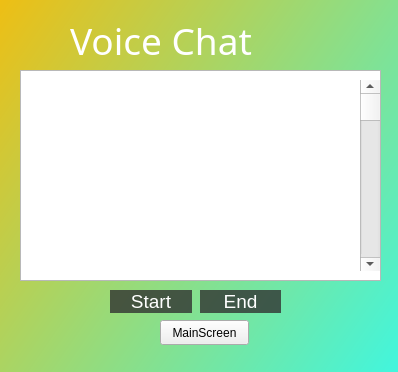
<?xml version="1.0" encoding="UTF-8"?>
<ui version="4.0">
 <class>guigui</class>
 <widget class="QWidget" name="guigui">
  <property name="geometry">
   <rect>
    <x>0</x>
    <y>0</y>
    <width>398</width>
    <height>372</height>
   </rect>
  </property>
  <property name="windowTitle">
   <string>ChatBot</string>
  </property>
  <widget class="QLabel" name="grad">
   <property name="geometry">
    <rect>
     <x>-10</x>
     <y>-80</y>
     <width>431</width>
     <height>601</height>
    </rect>
   </property>
   <property name="styleSheet">
    <string notr="true">background-color: qlineargradient(spread:pad, x1:0, y1:0, x2:1, y2:0.959909, stop:0 rgba(255, 185, 0, 255), stop:1 rgba(37, 255, 255, 255));</string>
   </property>
   <property name="text">
    <string/>
   </property>
  </widget>
  <widget class="QLabel" name="label">
   <property name="geometry">
    <rect>
     <x>70</x>
     <y>10</y>
     <width>271</width>
     <height>61</height>
    </rect>
   </property>
   <property name="font">
    <font>
     <family>Century Gothic</family>
     <pointsize>28</pointsize>
    </font>
   </property>
   <property name="styleSheet">
    <string notr="true">color: rgb(255, 255, 255);</string>
   </property>
   <property name="text">
    <string>Voice Chat</string>
   </property>
  </widget>
  <widget class="QPushButton" name="end">
   <property name="geometry">
    <rect>
     <x>200</x>
     <y>290</y>
     <width>81</width>
     <height>23</height>
    </rect>
   </property>
   <property name="sizePolicy">
    <sizepolicy hsizetype="Minimum" vsizetype="Fixed">
     <horstretch>0</horstretch>
     <verstretch>0</verstretch>
    </sizepolicy>
   </property>
   <property name="font">
    <font>
     <family>Arial</family>
     <pointsize>14</pointsize>
     <weight>50</weight>
     <italic>false</italic>
     <bold>false</bold>
    </font>
   </property>
   <property name="styleSheet">
    <string notr="true">color: rgb(255, 255, 255);
background-color: rgba(47, 47, 47,200);
border: none;
border-radius:25px;
font: 14pt &quot;Arial&quot;;</string>
   </property>
   <property name="text">
    <string>End</string>
   </property>
  </widget>
  <widget class="QPushButton" name="start">
   <property name="geometry">
    <rect>
     <x>110</x>
     <y>290</y>
     <width>82</width>
     <height>23</height>
    </rect>
   </property>
   <property name="sizePolicy">
    <sizepolicy hsizetype="Minimum" vsizetype="Fixed">
     <horstretch>0</horstretch>
     <verstretch>0</verstretch>
    </sizepolicy>
   </property>
   <property name="font">
    <font>
     <family>Arial</family>
     <pointsize>14</pointsize>
     <weight>50</weight>
     <italic>false</italic>
     <bold>false</bold>
    </font>
   </property>
   <property name="styleSheet">
    <string notr="true">color: rgb(255, 255, 255);
background-color: rgba(47, 47, 47,200);
border: none;
border-radius:25px;
font: 14pt &quot;Arial&quot;;</string>
   </property>
   <property name="text">
    <string>Start</string>
   </property>
  </widget>
  <widget class="QTextEdit" name="sendandrec">
   <property name="geometry">
    <rect>
     <x>20</x>
     <y>70</y>
     <width>361</width>
     <height>211</height>
    </rect>
   </property>
   <property name="font">
    <font>
     <family>Century Gothic</family>
     <pointsize>10</pointsize>
    </font>
   </property>
  </widget>
  <widget class="QPushButton" name="mainScreen">
   <property name="geometry">
    <rect>
     <x>160</x>
     <y>320</y>
     <width>89</width>
     <height>25</height>
    </rect>
   </property>
   <property name="text">
    <string>MainScreen</string>
   </property>
  </widget>
  <widget class="QScrollBar" name="verticalScrollBar">
   <property name="geometry">
    <rect>
     <x>360</x>
     <y>80</y>
     <width>20</width>
     <height>191</height>
    </rect>
   </property>
   <property name="orientation">
    <enum>Qt::Vertical</enum>
   </property>
  </widget>
 </widget>
 <resources/>
 <connections/>
</ui>
